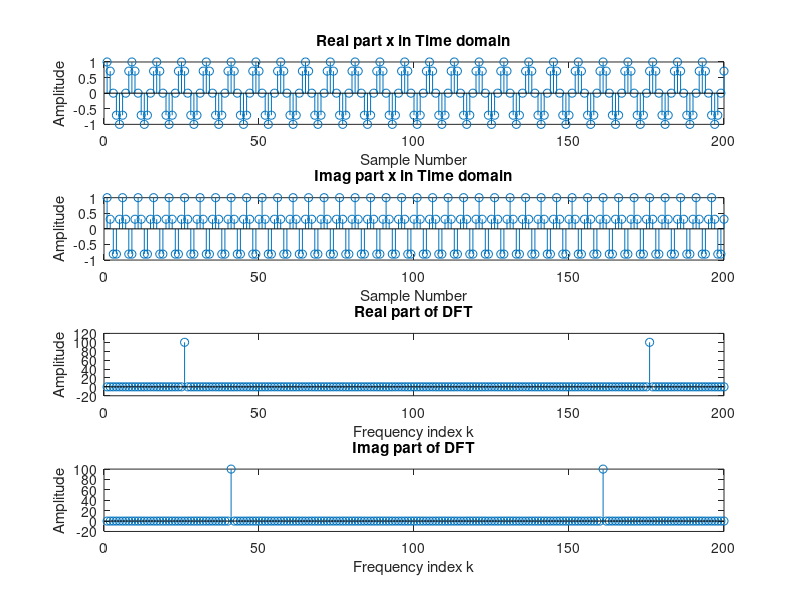
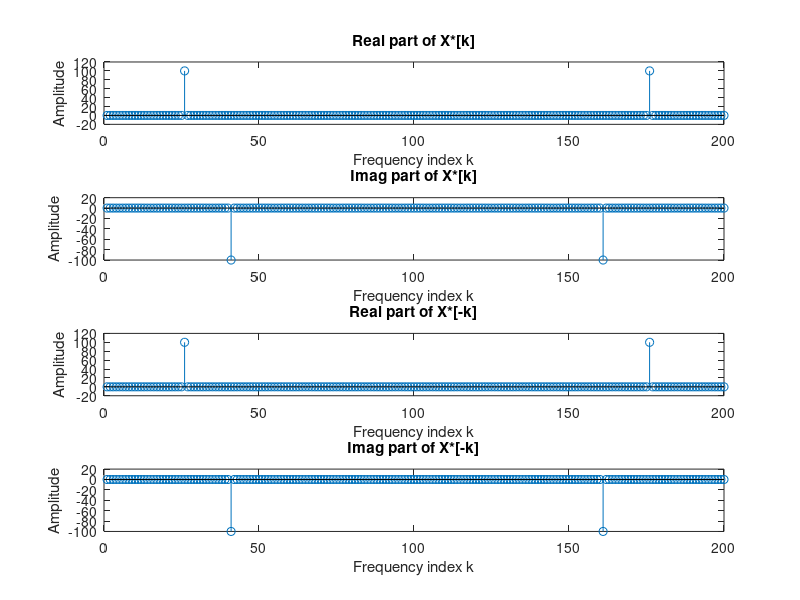
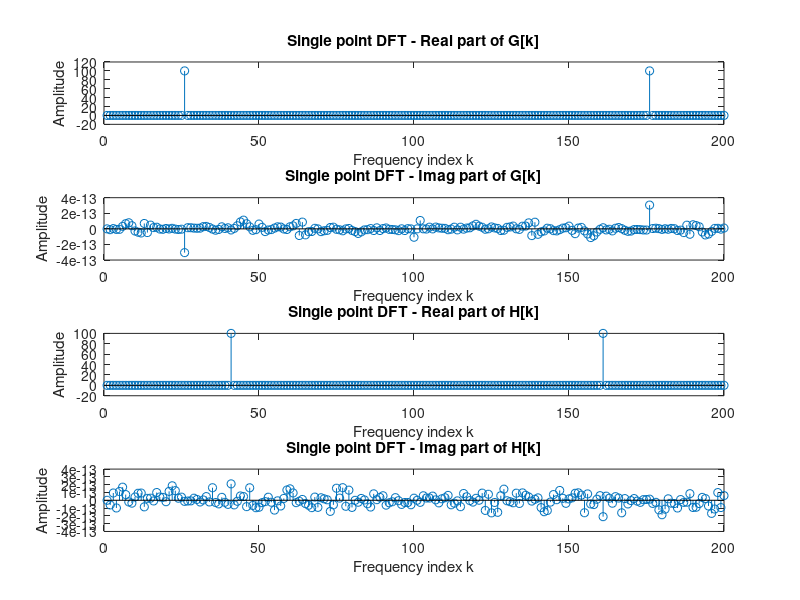
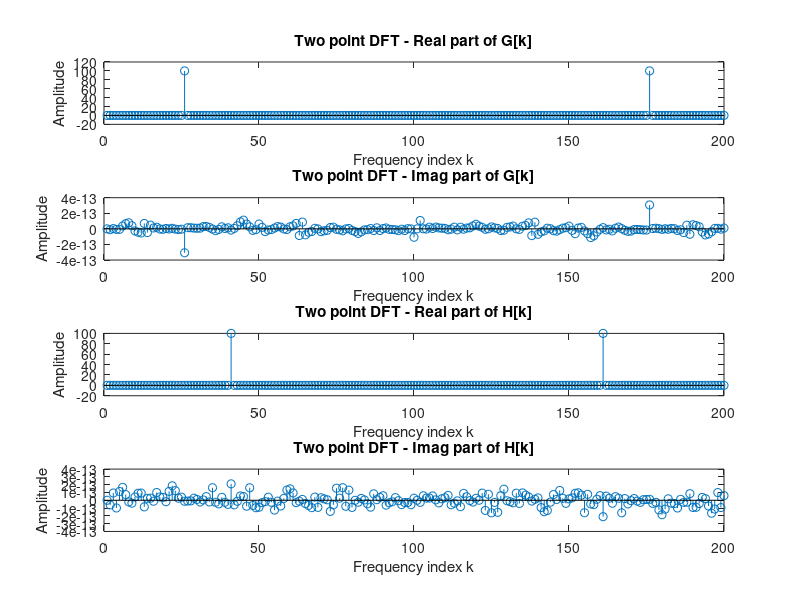

MATLAB code to generate these figures, in order:
%% Write a MATLAB program to compute the N-point DFT of two length-N real
% sequences using a single N-point DFT and compare the result by computing directly the
% two N-point DFTs (see R3.13).
%% Prepare workspace
clc
clear all
close all

%%  Discrete time sequence of length N
N = 200;
n = 0:N-1;
g = cos(2*pi*n*0.125);
h = cos(2*pi*n*0.2);
x = g + 1i*h;
figure(1)
subplot(4,1,1)
stem(real(x));
title('Real part x in Time domain')
xlabel('Sample Number')
ylabel('Amplitude')

subplot(4,1,2)
stem(imag(x));
title('Imag part x in Time domain')
xlabel('Sample Number')
ylabel('Amplitude')

% L is the number of points in DFT L >= N
L  = 200;
% Calculate DFT
X_k = fft(x,L);
subplot(4,1,3)
stem(real(X_k));
title('Real part of DFT')
xlabel('Frequency index k')
ylabel('Amplitude')
subplot(4,1,4)
stem(imag(X_k));
title('Imag part of DFT')
xlabel('Frequency index k')
ylabel('Amplitude')

%% Calculate X*
X_k_conj = conj(X_k);
X_k_conj_mod = [X_k_conj(1) fliplr(X_k_conj(2:N))];
figure(2)
subplot(4,1,1)
stem(real(X_k_conj));
title('Real part of X*[k]')
xlabel('Frequency index k')
ylabel('Amplitude')
subplot(4,1,2)
stem(imag(X_k_conj));
title('Imag part of X*[k]')
xlabel('Frequency index k')
ylabel('Amplitude')
subplot(4,1,3)
stem(real(X_k_conj_mod));
title('Real part of X*[-k]')
xlabel('Frequency index k')
ylabel('Amplitude')
subplot(4,1,4)
stem(imag(X_k_conj_mod));
title('Imag part of X*[-k]')
xlabel('Frequency index k')
ylabel('Amplitude')

%% Calculate G_k and H_k with 3.13.
G_k = 0.5*(X_k + X_k_conj_mod);
H_k = (0.5/1i)*(X_k - X_k_conj_mod);

figure(3)
subplot(4,1,1)
stem(real(G_k));
title('Single point DFT - Real part of G[k]')
xlabel('Frequency index k')
ylabel('Amplitude')
subplot(4,1,2)
stem(imag(G_k));
title('Single point DFT - Imag part of G[k]')
xlabel('Frequency index k')
ylabel('Amplitude')
subplot(4,1,3)
stem(real(H_k));
title('Single point DFT - Real part of H[k]')
xlabel('Frequency index k')
ylabel('Amplitude')
subplot(4,1,4)
stem(imag(H_k));
title('Single point DFT - Imag part of H[k]')
xlabel('Frequency index k')
ylabel('Amplitude')

%% Calculate two point G_k and H_k with 3.13.
G_k2 = fft(g,L);
H_k2 = fft(h,L);

figure(4)
subplot(4,1,1)
stem(real(G_k2));
title('Two point DFT - Real part of G[k]')
xlabel('Frequency index k')
ylabel('Amplitude')
subplot(4,1,2)
stem(imag(G_k2));
title('Two point DFT - Imag part of G[k]')
xlabel('Frequency index k')
ylabel('Amplitude')
subplot(4,1,3)
stem(real(H_k2));
title('Two point DFT - Real part of H[k]')
xlabel('Frequency index k')
ylabel('Amplitude')
subplot(4,1,4)
stem(imag(H_k2));
title('Two point DFT - Imag part of H[k]')
xlabel('Frequency index k')
ylabel('Amplitude')

%% Calculate IDFT of two sequncec from single point DFT
g2 = ifft(G_k);
h2 = ifft(H_k);

figure(5)
subplot(4,1,1)
stem(n,g2);
title('Real part g2 in Time domain')
xlabel('Sample Number')
ylabel('Amplitude')

subplot(4,1,2)
stem(n,g2);
title('Imag part g2 in Time domain')
xlabel('Sample Number')

subplot(4,1,3)
stem(n,h2);
title('Real part h2 in Time domain')
xlabel('Sample Number')
ylabel('Amplitude')

subplot(4,1,4)
stem(n,h2);
title('Imag part h2 in Time domain')
xlabel('Sample Number')

%% Difference
gd = g - g2;
hd = h - h2;

figure(5)
subplot(4,1,1)
stem(n,gd);
title('Real part g2 in Time domain')
xlabel('Sample Number')
ylabel('Amplitude')

subplot(4,1,2)
stem(n,gd);
title('Imag part g2 in Time domain')
xlabel('Sample Number')

subplot(4,1,3)
stem(n,hd);
title('Real part h2 in Time domain')
xlabel('Sample Number')
ylabel('Amplitude')

subplot(4,1,4)
stem(n,hd);
title('Imag part h2 in Time domain')
xlabel('Sample Number')